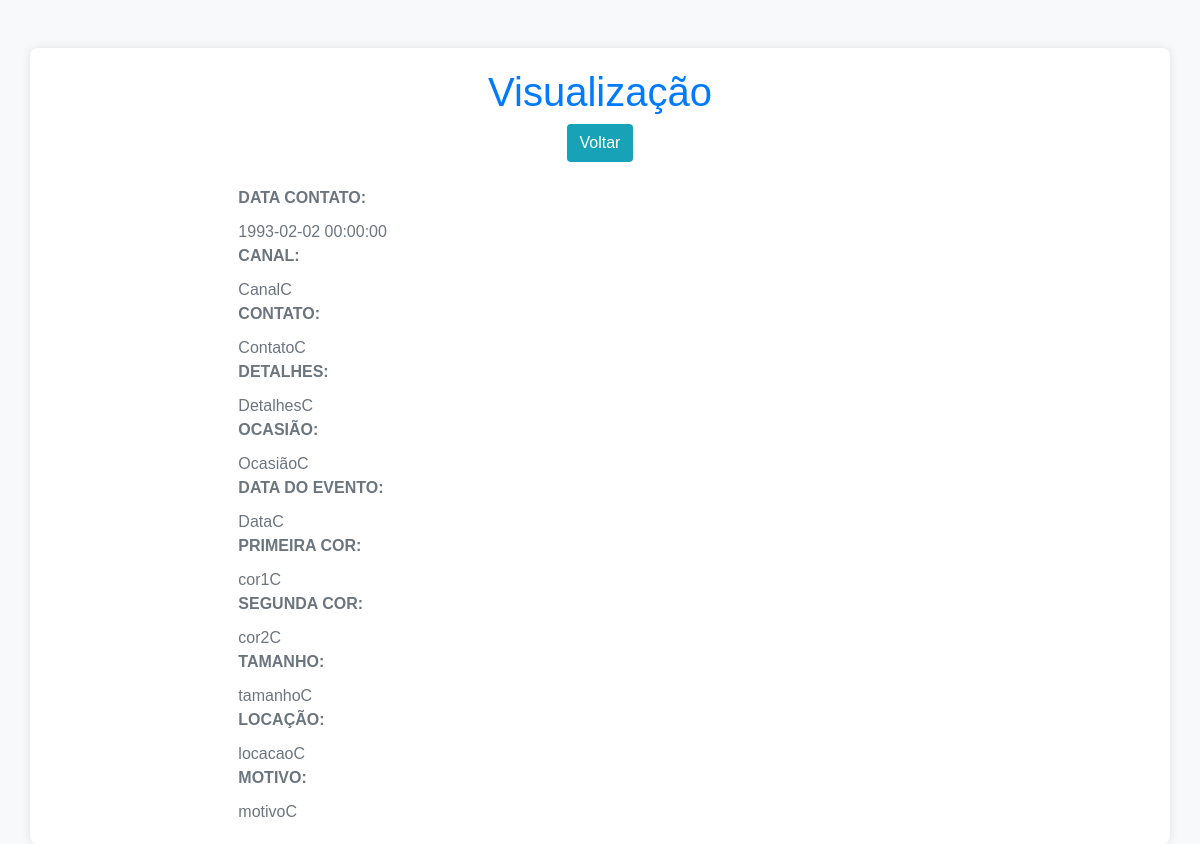
The app's page /view/9/ with its own data.
### app/models.py (models this page shows)
class Interacao(models.Model):
    data_contato = models.CharField(default="", max_length=100)
    canal = models.CharField(max_length=150)
    contato = models.CharField(max_length=100)
    detalhes = models.TextField()
    ocasiao = models.CharField(default="", max_length=100)
    data_evento = models.CharField(default="", max_length=100)
    primeira_cor = models.CharField(default="", max_length=100)
    segunda_cor = models.CharField(default="", max_length=100)
    tamanho = models.CharField(default="", max_length=100)
    locacao = models.CharField(default="", max_length=100)
    motivo = models.CharField(default="", max_length=100)
    motivo2 = models.CharField(default="", max_length=100)

### app/views.py (the view)
# urls.py: path('view/<int:pk>/', view, name='view'),
def view(request, pk):
    data = {}
    data['db'] = Interacao.objects.get(pk=pk)
    return render(request, 'view.html', data)

### app/templates/view.html (shortened to what this page needs)
<!DOCTYPE html>
<html lang="pt-br">
<head>
    <link rel="stylesheet" href="https://cdn.jsdelivr.net/npm/bootstrap@4.4.1/dist/css/bootstrap.min.css">
</head>
<body>
    <div class="container mt-5">
        <div class="row">
            <div class="col-12 text-center">
                <h1>Visualização</h1>
            </div>
        </div>
        <div class="row">
            <div class="col-12 text-center">
                <a href="/" class="btn btn-back">Voltar</a>
            </div>
        </div>
        <div class="row mt-4">
            <div class="col-md-8 mx-auto">
                <strong>DATA CONTATO:</strong> {{db.data_contato}}<br>
                <strong>CANAL:</strong> {{db.canal}}<br>
                <strong>CONTATO:</strong> {{db.contato}}<br>
                <strong>DETALHES:</strong> {{db.detalhes}}<br>
                <strong>OCASIÃO:</strong> {{db.ocasiao}}<br>
                <strong>DATA DO EVENTO:</strong> {{db.data_evento}}<br>
                <strong>PRIMEIRA COR:</strong> {{db.primeira_cor}}<br>
                <strong>SEGUNDA COR:</strong> {{db.segunda_cor}}<br>
                <strong>TAMANHO:</strong> {{db.tamanho}}<br>
                <strong>LOCAÇÃO:</strong> {{db.locacao}}<br>
                <strong>MOTIVO:</strong> {{db.motivo}}<br>
            </div>
        </div>
    </div>
</body>
</html>

### app/templates/view.html (style rules this page uses)
body { background-color: #f8f9fa; font-family: 'Arial', sans-serif; color: #6c757d; }
.container { background-color: #fff; padding: 20px; border-radius: 8px; box-shadow: 0 0 10px rgba(0, 0, 0, 0.1); margin-top: 50px; }
h1 { color: #007bff; }
.btn-back { background-color: #17a2b8; color: #fff; }
strong { display: block; margin-bottom: 10px; }

### records on screen
Interacao: data_contato "1993-02-02 00:00:00", canal "CanalC", contato "ContatoC", detalhes "DetalhesC", ocasiao "OcasiãoC", data_evento "DataC", primeira_cor "cor1C", segunda_cor "cor2C", tamanho "tamanhoC", locacao "locacaoC", motivo "motivoC"
